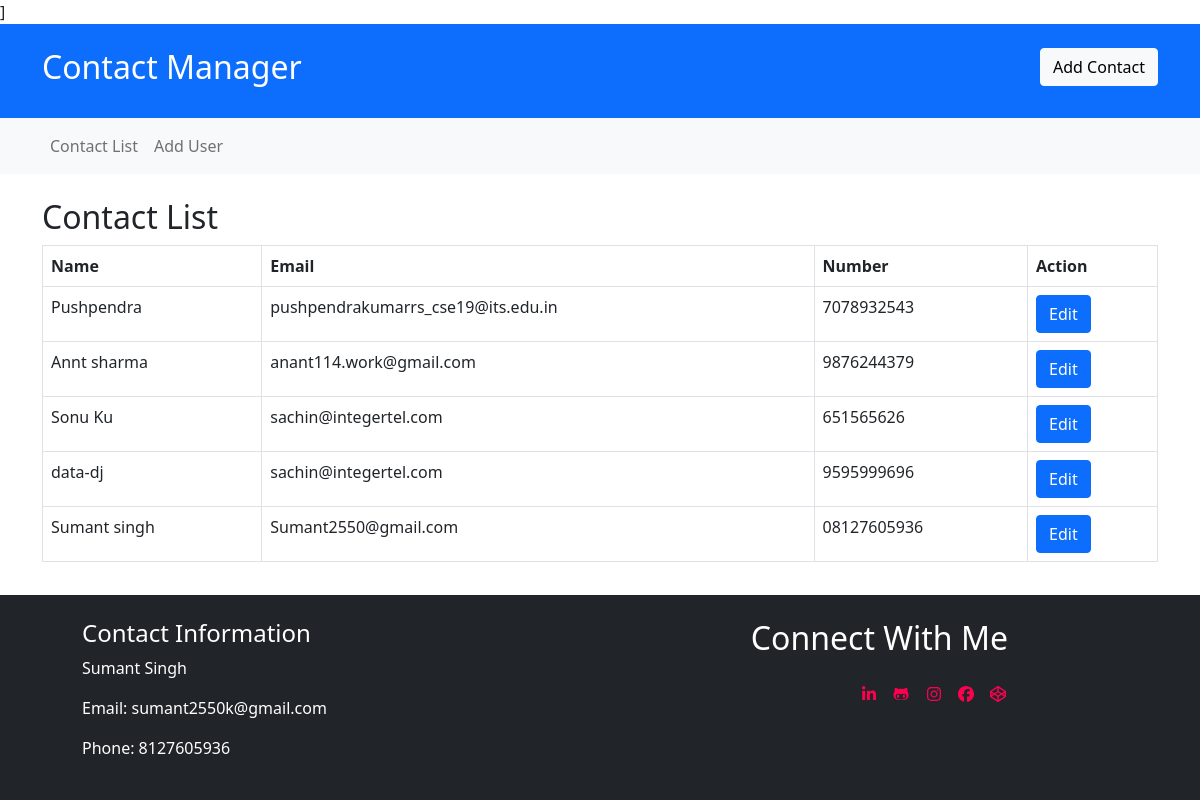
The page / on the database its author committed.
### contact_mang/models.py (models this page shows, shortened)
class Contact(models.Model):
    name = models.CharField(max_length=100)
    email = models.EmailField()
    number = models.CharField(max_length=15)

### contact_mang/views.py (the view)
# urls.py: path('', views.contact_list, name='contact_list'),
def contact_list(request):
    contacts = Contact.objects.all()
    if request.method == 'POST':
        contact_id = request.POST.get('contact_id')
        contact = Contact.objects.get(id=contact_id)
        form = ContactForm(request.POST, instance=contact)
        if form.is_valid():
            form.save()
            contacts = Contact.objects.all()  # Get the updated list of contacts
            return redirect('contact_list')
    else:
        form = ContactForm()
    return render(request, 'contact_list.html', {'contacts': contacts, 'form': form})

### templates/contact_list.html (shortened to what this page needs)
<!DOCTYPE html>
<html lang="en">
<head>
    <link href="https://cdn.jsdelivr.net/npm/bootstrap@5.0.0-beta2/dist/css/bootstrap.min.css" rel="stylesheet">
    <link rel="stylesheet" href="https://cdnjs.cloudflare.com/ajax/libs/font-awesome/6.2.0-beta/css/all.min.css">
	<link rel="stylesheet" href="https://cdnjs.cloudflare.com/ajax/libs/font-awesome/6.1.0/css/all.min.css">
</head>
<body>
    {% load static %}]
    <header class="bg-primary text-white py-4">
        <div class="container">
            <div class="row">
                <div class="col-md-6">
                    <h2>Contact Manager</h2>
                </div>
                <div class="col-md-6 text-end">
                    <a href="{% url 'add_contact' %}" class="btn btn-light">Add Contact</a>
                </div>
            </div>
        </div>
    </header>
    <nav class="navbar navbar-expand-lg navbar-light bg-light">
        <div class="container">
            <div class="collapse navbar-collapse" id="navbarNav">
                <ul class="navbar-nav">
                    <li class="nav-item">
                        <a class="nav-link" href="{% url 'contact_list' %}">Contact List</a>
                    </li>
                    <li class="nav-item">
                        <a class="nav-link" href="{% url 'add_contact' %}">Add User</a>
                    </li>
                </ul>
            </div>
        </div>
    </nav>
   <div class="container mt-4">
    <div class="row">
        <div class="col-md-12">
            <h2>Contact List</h2>
            <table class="table table-bordered">
                <thead>
                    <tr>
                        <th>Name</th>
                        <th>Email</th>
                        <th>Number</th>
                        <th>Action</th>
                    </tr>
                </thead>
                <tbody>
                    {% for contact in contacts %}
                    <tr>
                        <td>{{ contact.name }}</td>
                        <td>{{ contact.email }}</td>
                        <td>{{ contact.number }}</td>
                        <td>
                            <button type="button" class="btn btn-primary" data-bs-toggle="modal" data-bs-target="#editContact{{ contact.id }}">
                                Edit
                            </button>
                        </td>
                    </tr>
                    {% endfor %}
                </tbody>
            </table>
        </div>
    </div>
</div>
   <footer class="bg-dark text-white py-4 fixed-bottom">
        <div class="container">
            <div class="row">
                <div class="col-md-7" style="margin-left: 40px;">
                    <h4>Contact Information</h4>
                    <p>Sumant Singh</p>
                    <p>Email: <a href="mailto:sumant2550@gmail.com" class="text-white" style="text-decoration: none;">sumant2550k@gmail.com</a></p>
                    <p>Phone: 8127605936</p>
                </div>
                <div class="col-md-3 text-end">
                    <h2>Connect With Me</h2>
                    <ul class="social-list list-inline py-3 mx-auto">
						<li class="list-inline-item" title="Linkedin"><a href="https://www.linkedin.com/in/sumant-singh-7476a927a?"
								target="_blank"><i class="fab fa-linkedin-in fa-fw" title="Linkedin" style="color: #ff004f;"></i></a>
						</li>
						<li class="list-inline-item"  title="Github"><a href="https://github.com/SUMANT1234556" target="_blank"><i
									class="fab fa-github-alt fa-fw"  title="Github" style="color: #ff004f;"></i></a></li>
						<li class="list-inline-item"  title="Instagram"><a href="https://instagram.com/sumant2550?igshid=OGQ5ZDc2ODk2ZA=="
								target="_blank"><i class="fab fa-instagram fa-fw" title="Instagram" style="color: #ff004f;"></i></a></li>
						<li class="list-inline-item" title="Facebook"><a href="https://www.facebook.com/profile.php?id=100030132309263&mibextid=ZbWKwL/"
								target="_blank"><i class="fab fa-facebook fa-fw" title="Facebook" style="color: #ff004f;"></i></a></li>
						<li class="list-inline-item" title="Portfolio"><a href="https://sumantsingh.netlify.app"
								target="_blank"><i class="fab fa-codepen fa-fw" title="Portfolio" style="color: #ff004f;"></i></a></li>
					</ul>
                </div>
            </div>
        </div>
    </footer>
</body>
</html>

### rows shown on the page
Contact: name "Pushpendra", email "pushpendrakumarrs_cse19@its.edu.in", number "7078932543"
Contact: name "Annt sharma", email "anant114.work@gmail.com", number "9876244379"
Contact: name "Sonu Ku", email "sachin@integertel.com", number "651565626"
Contact: name "data-dj", email "sachin@integertel.com", number "9595999696"
Contact: name "Sumant singh", email "Sumant2550@gmail.com", number "08127605936"
